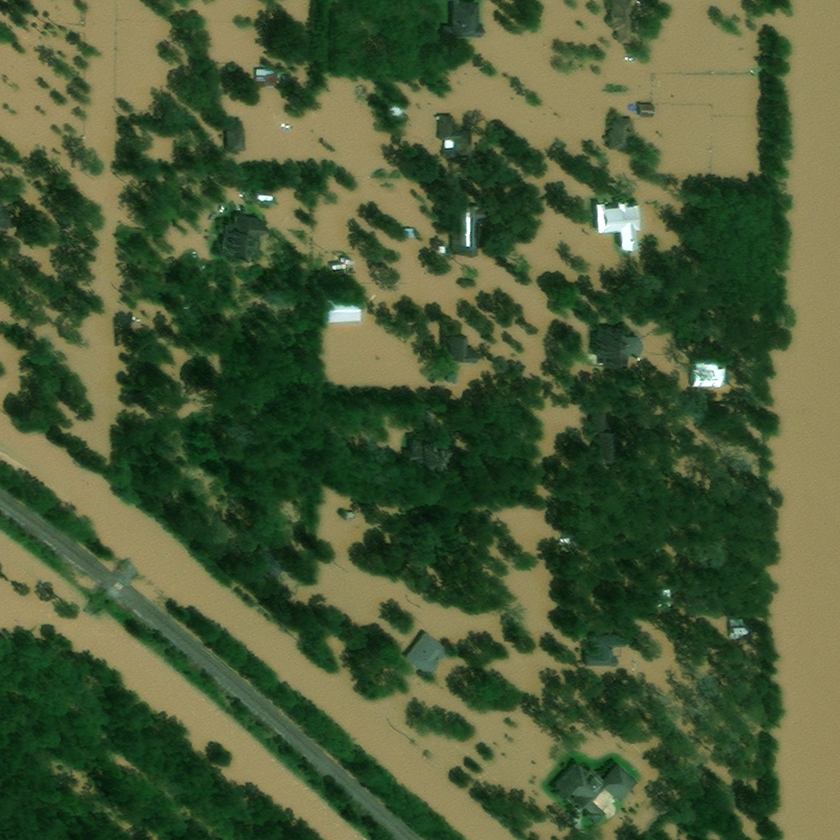
#> input picture test/demo/hurricane-harvey_00000312_post_disaster.png, 840 x 840 px, shrunk from 1024 x 1024 before the run, found by its file name
$ python cd_vis.py
#> lines starting #> are read from the running program, lines starting #| are printed output that depends on the picture; after the words box and inside, x2 and y2 are one past the last pixel; in counts of white or black regions, pixels touching at a corner belong together
import os
import json
import cv2
import numpy as np
from PIL import Image, ImageDraw
import matplotlib.pyplot as plt
import re

def wkt_to_coords(wkt_string):
    """从WKT字符串提取坐标"""
    # 使用正则表达式提取坐标对
    pattern = r'(\d+\.?\d*)\s+(\d+\.?\d*)'
    coords = re.findall(pattern, wkt_string)
    # 转换为浮点数对
    coords = [(float(x), float(y)) for x, y in coords]
    return coords

def draw_polygon(image, coords, color, thickness=2, filled=False):
    """在图像上绘制多边形"""
    if filled:
        cv2.fillPoly(image, [np.array(coords, dtype=np.int32)], color)
    else:
        cv2.polylines(image, [np.array(coords, dtype=np.int32)], True, color, thickness)
    return image

def main():
    # 设置文件路径
    json_path = '3/hurricane-harvey_00000312_post_disaster.json'
    image_path = '3/hurricane-harvey_00000312_post_disaster.png'
    output_dir = './output'
    os.makedirs(output_dir, exist_ok=True)

    # 检查文件是否存在
    if not os.path.exists(json_path):
        print(f"JSON文件不存在: {json_path}")
        return

    if not os.path.exists(image_path):
        print(f"图片文件不存在: {image_path}")
        return

    # 读取JSON数据
    with open(json_path, 'r') as f:
#> (reads test/demo/hurricane-harvey_00000312_post_disaster.json from the repository)
        data = json.load(f)

    # 读取图片
    image = cv2.imread(image_path)
#> image is the input picture: shape (840, 840, 3); mean B, G, R 55.4, 90.2, 75.3
    if image is None:
        print(f"无法读取图片: {image_path}")
        return

    # 创建可视化图像
    vis_image = image.copy()
    mask_image = np.zeros_like(image)

    # 定义不同损坏类别的颜色
    damage_colors = {
        "no-damage": (0, 255, 0),      # 绿色
        "minor-damage": (0, 255, 255),  # 黄色
        "major-damage": (0, 0, 255),    # 红色
        "un-classified": (255, 0, 255)  # 紫色
    }

    # 提取特征并绘制
    features = data.get("features", {}).get("xy", [])
    building_counts = {
        "no-damage": 0,
        "minor-damage": 0,
        "major-damage": 0,
        "un-classified": 0
    }

    for feature in features:
        properties = feature.get("properties", {})
        feature_type = properties.get("feature_type")
        subtype = properties.get("subtype")

        # 只处理建筑物
        if feature_type == "building":
            wkt = feature.get("wkt", "")
            coords = wkt_to_coords(wkt)

            if subtype in damage_colors:
                color = damage_colors[subtype]
                # 在可视化图像上绘制轮廓
                vis_image = draw_polygon(vis_image, coords, color, thickness=2)
                # 在掩码图像上填充区域
                mask_image = draw_polygon(mask_image, coords, color, filled=True)
                building_counts[subtype] += 1
#> this loop made 37 passes
#> pass 1, in main, `vis_image = draw_polygon(vis_image, coords, color, thickness=2)`:
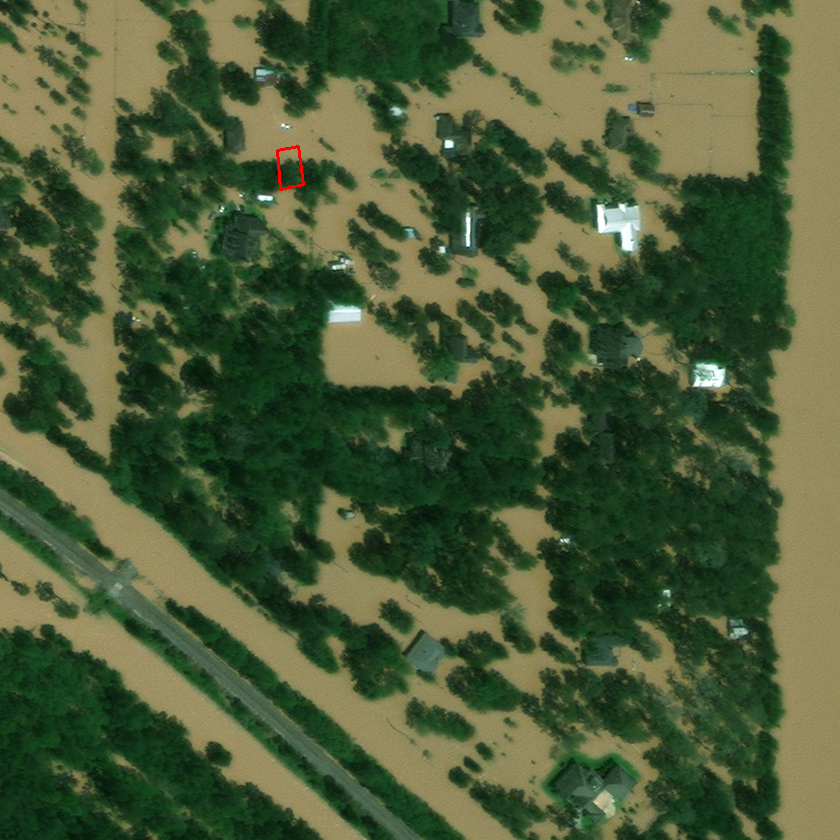
#> vis_image: shape (840, 840, 3); 0.05% of pixels changed, all inside (x1, y1, x2, y2) = (276, 145, 305, 191)
#> pass 2, in main, `vis_image = draw_polygon(vis_image, coords, color, thickness=2)`:
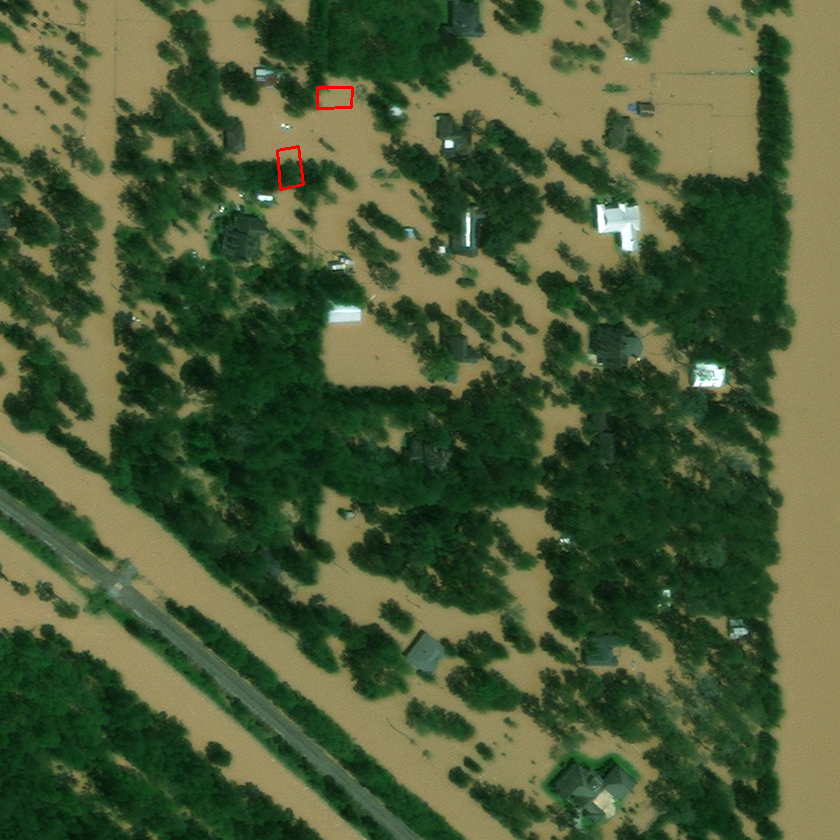
#> vis_image: shape (840, 840, 3); 0.05% of pixels changed, all inside (x1, y1, x2, y2) = (316, 86, 354, 110)
#> after the loop:
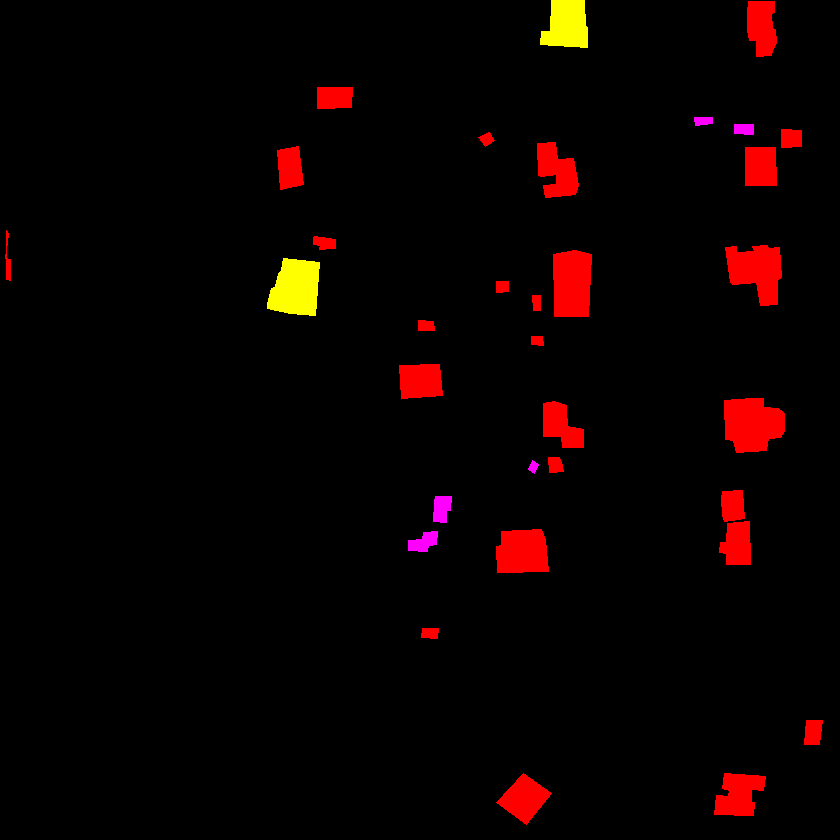
#> mask_image: shape (840, 840, 3); mean B, G, R 0.5, 1.5, 11
#> after the loop:
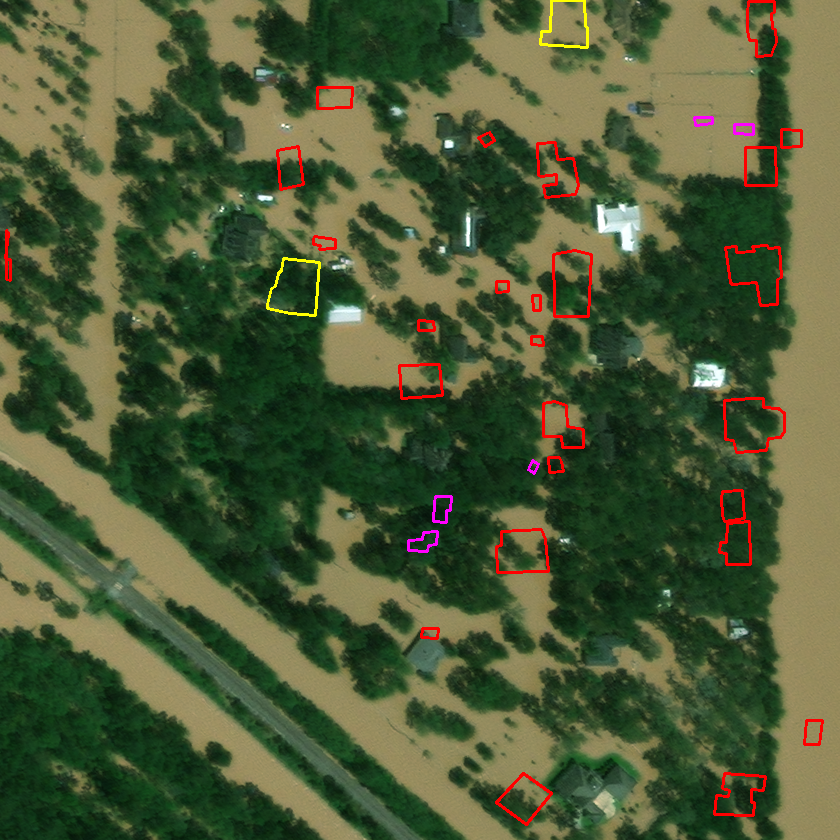
#> vis_image: shape (840, 840, 3); mean B, G, R 55, 89.2, 78.2
#> after the loop, building_counts = {'no-damage': 0, 'minor-damage': 3, 'major-damage': 29, 'un-classified': 5}

    # 创建统计图
    labels = list(building_counts.keys())
#> labels = ['no-damage', 'minor-damage', 'major-damage', 'un-classified']
    values = list(building_counts.values())
#> values = [0, 3, 29, 5]
    colors = [damage_colors[label] for label in labels]
#> colors = [(0, 255, 0), (0, 255, 255), (0, 0, 255), (255, 0, 255)]
    rgb_colors = [(r/255, g/255, b/255) for (b, g, r) in colors]  # 转换BGR到RGB
#> rgb_colors = [(0, 1, 0), (1, 1, 0), (1, 0, 0), (1, 0, 1)]

    plt.figure(figsize=(12, 5))

    # 左侧显示图像
    plt.subplot(1, 2, 1)
    plt.imshow(cv2.cvtColor(vis_image, cv2.COLOR_BGR2RGB))
    plt.title('建筑物损坏分类')
    plt.axis('off')

    # 右侧显示统计图
    plt.subplot(1, 2, 2)
    bars = plt.bar(labels, values, color=rgb_colors)
    plt.title('建筑物损坏统计')
    plt.xlabel('损坏类别')
    plt.ylabel('数量')

    # 添加数值标签
    for bar in bars:
        height = bar.get_height()
        plt.text(bar.get_x() + bar.get_width()/2., height + 0.5,
                 f'{int(height)}', ha='center', va='bottom')
#> this loop made 4 passes
#> height on passes 1 to 4: 0, 3, 29, 5

    # 保存可视化结果
    output_path = os.path.join(output_dir, 'damage_visualization.png')
    plt.tight_layout()
    plt.savefig(output_path)
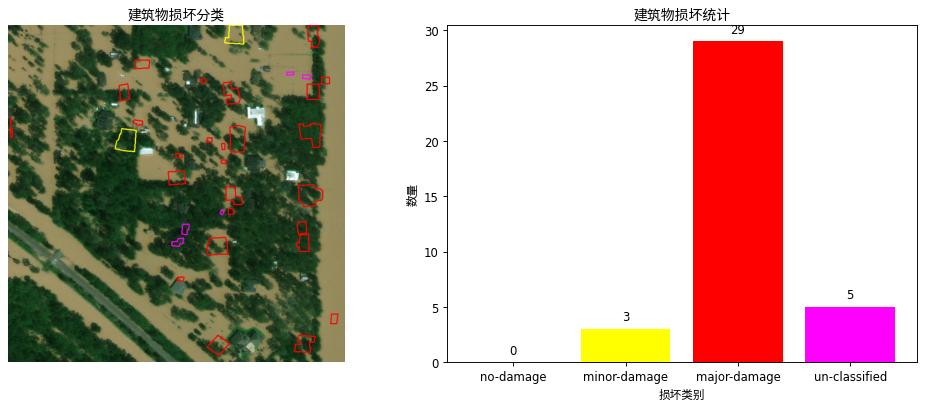
#> figure drawn by matplotlib, 2 panels; panel 2: tallest bar 29 high, from x = 1.6 to 2.4

    # 保存带轮廓的图像
    cv2.imwrite(os.path.join(output_dir, 'building_outlines.png'), vis_image)

    # 保存掩码图像
    cv2.imwrite(os.path.join(output_dir, 'damage_mask.png'), mask_image)

    # 创建半透明叠加图
    alpha = 0.5
    overlay = cv2.addWeighted(image, 1-alpha, mask_image, alpha, 0)
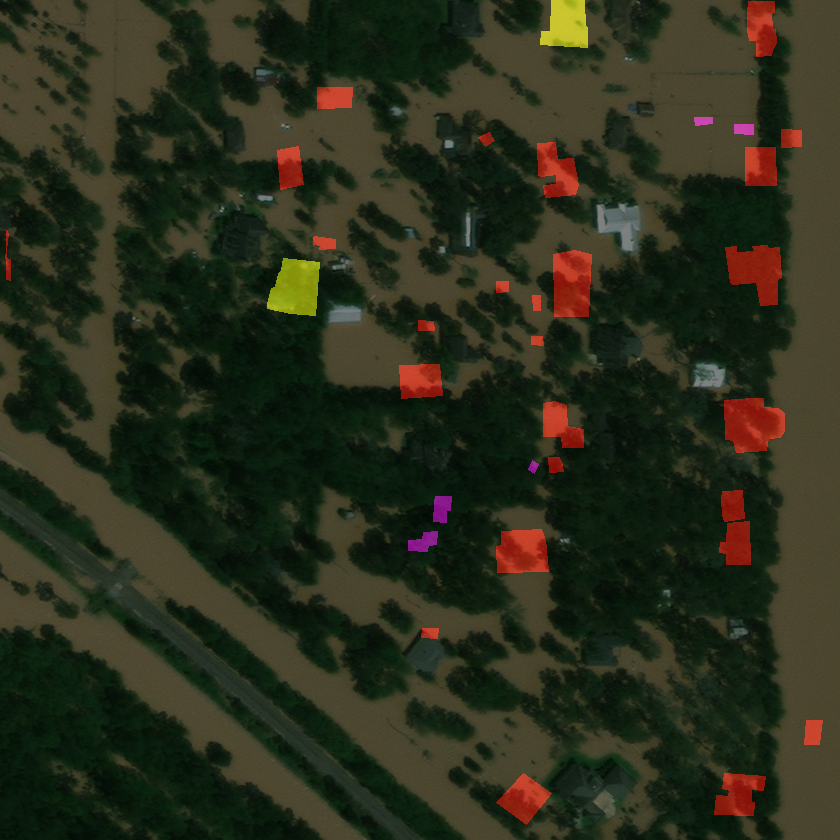
#> overlay: shape (840, 840, 3); mean B, G, R 28, 45.9, 43.2
    cv2.imwrite(os.path.join(output_dir, 'overlay_visualization.png'), overlay)

    print(f"可视化结果已保存至: {output_dir}")
    print(f"建筑物统计: {building_counts}")
#| 建筑物统计: {'no-damage': 0, 'minor-damage': 3, 'major-damage': 29, 'un-classified': 5}

if __name__ == "__main__":
    main()
